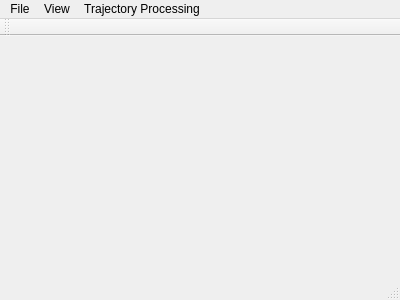
<?xml version="1.0" encoding="UTF-8"?>
<ui version="4.0">
 <class>MainWindow</class>
 <widget class="QMainWindow" name="MainWindow">
  <property name="geometry">
   <rect>
    <x>0</x>
    <y>0</y>
    <width>400</width>
    <height>300</height>
   </rect>
  </property>
  <property name="windowTitle">
   <string>MainWindow</string>
  </property>
  <widget class="QWidget" name="centralWidget"/>
  <widget class="QMenuBar" name="menuBar">
   <property name="geometry">
    <rect>
     <x>0</x>
     <y>0</y>
     <width>400</width>
     <height>28</height>
    </rect>
   </property>
   <widget class="QMenu" name="menuFile">
    <property name="title">
     <string>File</string>
    </property>
    <addaction name="actionOpen"/>
    <addaction name="actionSave"/>
    <addaction name="actiontest"/>
   </widget>
   <widget class="QMenu" name="menuView">
    <property name="title">
     <string>View</string>
    </property>
    <widget class="QMenu" name="menuBackGround">
     <property name="title">
      <string>BackGround</string>
     </property>
     <addaction name="actionBlack"/>
     <addaction name="actionWhite"/>
     <addaction name="actionSelect"/>
    </widget>
    <addaction name="menuBackGround"/>
    <addaction name="actionCoordinate"/>
   </widget>
   <widget class="QMenu" name="menuTrajectory_Processing">
    <property name="title">
     <string>Trajectory Processing</string>
    </property>
    <addaction name="actionTarget_Center"/>
    <addaction name="actionInverse_Calculation_GCP"/>
    <addaction name="actionGCP_Import"/>
    <addaction name="actionGCP_Associate"/>
    <addaction name="actionPretreatment"/>
    <addaction name="actionTrajectory_Optimization"/>
   </widget>
   <addaction name="menuFile"/>
   <addaction name="menuView"/>
   <addaction name="menuTrajectory_Processing"/>
  </widget>
  <widget class="QToolBar" name="mainToolBar">
   <attribute name="toolBarArea">
    <enum>TopToolBarArea</enum>
   </attribute>
   <attribute name="toolBarBreak">
    <bool>false</bool>
   </attribute>
  </widget>
  <widget class="QStatusBar" name="statusBar"/>
  <action name="actionOpen">
   <property name="text">
    <string>Open</string>
   </property>
  </action>
  <action name="actionSave">
   <property name="text">
    <string>Save</string>
   </property>
  </action>
  <action name="actionBlack">
   <property name="text">
    <string>Black</string>
   </property>
  </action>
  <action name="actionWhite">
   <property name="text">
    <string>White</string>
   </property>
  </action>
  <action name="actionSelect">
   <property name="text">
    <string>Select</string>
   </property>
  </action>
  <action name="actiontest">
   <property name="text">
    <string>test</string>
   </property>
  </action>
  <action name="actionTarget_Cacu">
   <property name="text">
    <string>Target Cacu</string>
   </property>
  </action>
  <action name="actionInverse_Calculation_GCP">
   <property name="text">
    <string>Inverse Calculation GCP</string>
   </property>
  </action>
  <action name="actionTarget_Center">
   <property name="text">
    <string>Target Center</string>
   </property>
  </action>
  <action name="actionGCP_Associate">
   <property name="text">
    <string>GCP Associate</string>
   </property>
  </action>
  <action name="actionTrajectory_Optimization">
   <property name="text">
    <string>Trajectory Optimization</string>
   </property>
  </action>
  <action name="actionGCP_Import">
   <property name="text">
    <string>GCP Import</string>
   </property>
  </action>
  <action name="actionPretreatment">
   <property name="text">
    <string>Pretreatment</string>
   </property>
  </action>
  <action name="actionCoordinate">
   <property name="text">
    <string>Coordinate</string>
   </property>
  </action>
 </widget>
 <layoutdefault spacing="6" margin="11"/>
 <resources/>
 <connections/>
</ui>
